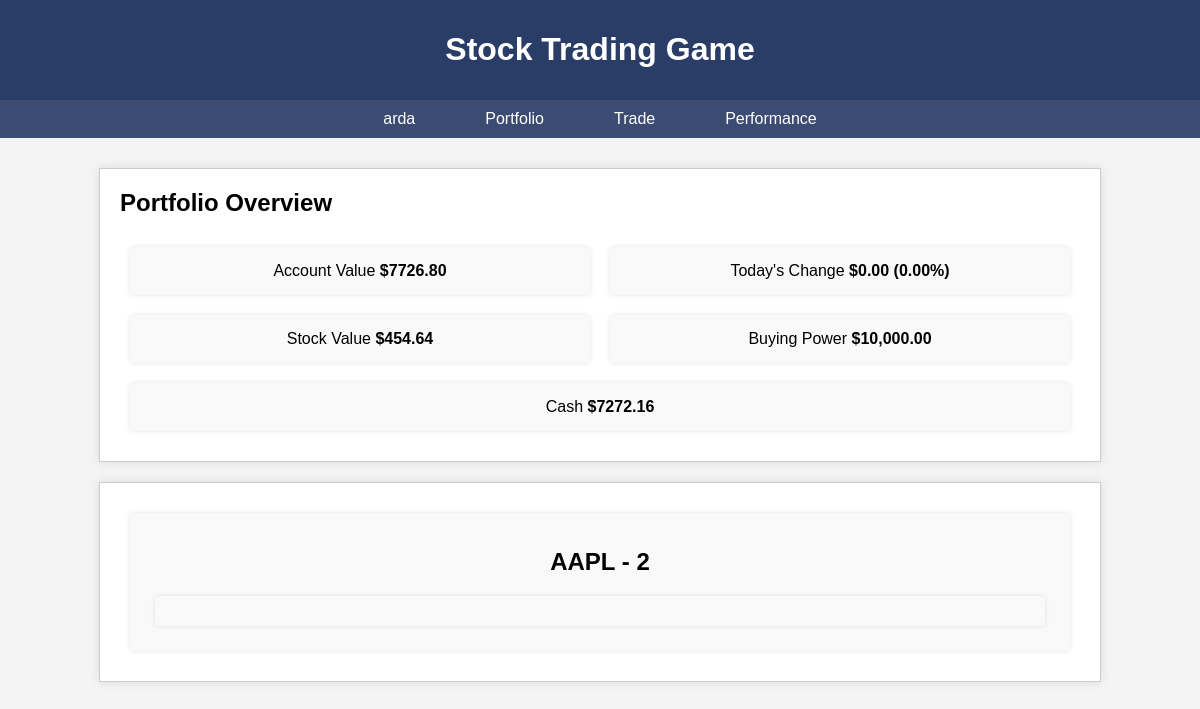
Before: / (signed in) with the older database file.
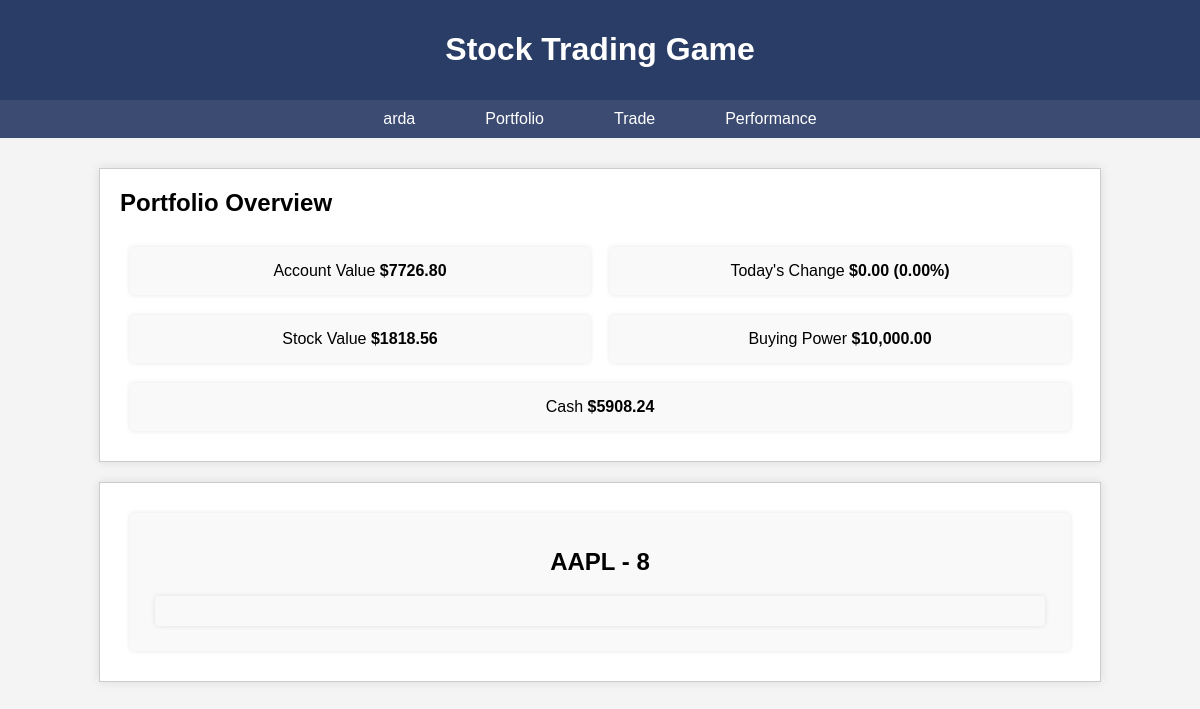
After: the same page with the newer database file.
### accounts/models.py (models this page shows, shortened)
class stock_user(AbstractUser):
    money = models.DecimalField(default=10000.00, decimal_places=2, max_digits=10)
    def get_total_stock_value(self):
        total_value = 0
        stock_users = UserStock.objects.filter(user=self)
        for stock_user in stock_users:
            total_value += stock_user.quantity * stock_user.stock.price
        return total_value

class UserStock(models.Model):
    user = models.ForeignKey(stock_user, on_delete=models.CASCADE)
    stock = models.ForeignKey(Stock, on_delete=models.CASCADE)
    quantity = models.PositiveIntegerField(default=0)

class Stock(models.Model):
    SYMBOL_CHOICES = [
        ('AAPL', 'Apple Inc.'),
        ('MSFT', 'Microsoft Corporation'),
        ('AMZN', 'Amazon.com Inc.'),
        ('GOOGL', 'Alphabet Inc.'),
        ('TSLA', 'Tesla, Inc.'),
        ('META', 'Meta Platforms, Inc.'),
        ('NVDA', 'NVIDIA Corporation'),
        ('KO', 'Coca-Cola Company'),
        ('INTC', 'Intel Corporation'),
        ('V', 'Visa Inc.'),
    ]
    symbol = models.CharField(max_length=10, choices=SYMBOL_CHOICES, unique=True)
    price = models.DecimalField(max_digits=8, decimal_places=2, default=0.00)
    def __str__(self):
        return self.symbol

### Content/views.py (the view)
# urls.py: path('',views.index,name='index'),
@login_required
def index(request):
    user = request.user
    user_instance = stock_user.objects.get(id=user.id)
    user_money = user_instance.get_total_stock_value() + user.money
    stock_value = user_instance.get_total_stock_value()
    user_cash = user.money
    made_money = user_money - 10000
    user_stocks = UserStock.objects.filter(user=user)
    return render(request, 'Content/index.html', {
        'user_money': user_money,
        'stock_value':stock_value,
        'user_cash':user_cash,
        'made_money':made_money,
        'user_stocks':user_stocks
    })

### Content/templates/Content/index.html (shortened to what this page needs)
{% extends 'Content/base.html' %}
{% load static %}
{% block title %}
<link rel="stylesheet" href="{% static 'Content/css/index.css' %}">
{% endblock title %}
{% block body %}
<header>
    <h1>Stock Trading Game</h1>
</header>
<nav>
    <ul>
        <li><a style="cursor: pointer">{{ user.username }}</a></li>
        <li><a href="{% url 'Content:index' %}">Portfolio</a></li>
        <li><a href="{% url 'Content:trade' %}">Trade</a></li>
        <li><a href="#performance">Performance</a></li>
    </ul>
</nav>
<main>
    <section id="portfolio">
        <h2>Portfolio Overview</h2>
        <div class="overview">
            <div class="overview-item">
                <span>Account Value</span>
                <strong>${{user_money}}</strong>
            </div>
            <div class="overview-item">
                <span>Today's Change</span>
                <strong>$0.00 (0.00%)</strong>
            </div>
            <div class="overview-item">
                <span>Stock Value</span>
                <strong>${{ stock_value }}</strong>
            </div>
            <div class="overview-item">
                <span>Buying Power</span>
                <strong>$10,000.00</strong>
            </div>
            <div class="overview-item">
                <span>Cash</span>
                <strong>${{user_cash}}</strong>
            </div>
        </div>
    </section>
    <section>
        <div class="overview">
                {% for stock in user_stocks %}
                    <div class="overview-item">
                        <h1>{{stock.stock}} - {{stock.quantity}}</h1>
                    <div class="overview-item">
                {% endfor %}
            </div>
        </div>
    </section>
</main>
{% endblock body %}

### Content/templates/Content/base.html (shortened to what this page needs)
<!DOCTYPE html>
<html lang="en">
<head>
    {% block title %}
    {% endblock title %}
</head>
<body>
    {% block body %}
    {% endblock body %}
</body>
</html>

### Content/static/Content/css/index.css (style rules this page uses)
body { font-family: Arial, sans-serif; background-color: #f4f4f4; margin: 0; padding: 0; display: flex; flex-direction: column; align-items: center; }
header { background-color: #2a3d66; color: white; padding: 10px 0; width: 100%; text-align: center; }
nav { background-color: #3b4b72; width: 100%; }
nav ul { list-style: none; padding: 0; margin: 0; display: flex; justify-content: center; }
nav ul li { margin: 0 15px; }
nav ul li a { color: white; text-decoration: none; padding: 10px 20px; display: block; }
main { display: flex; flex-direction: column; align-items: center; margin: 20px 0; width: 80%; }
section { background-color: white; border: 1px solid #ccc; padding: 20px; margin: 10px; width: 100%; box-shadow: 0 0 10px rgba(0, 0, 0, 0.1); }
h2 { margin-top: 0; }
.overview { display: flex; flex-wrap: wrap; justify-content: space-between; }
.overview-item { flex: 1 1 30%; background-color: #f9f9f9; margin: 10px; padding: 15px; border-radius: 4px; box-shadow: 0 0 5px rgba(0, 0, 0, 0.1); text-align: center; }

Changed rows visible on the page:
changed stock_user "arda": money "7272.16" → "5908.24"
changed UserStock "AAPL": quantity "2" → "8"
Other visible differences:
{{ stock_value }}: "454.64" → "1818.56"
